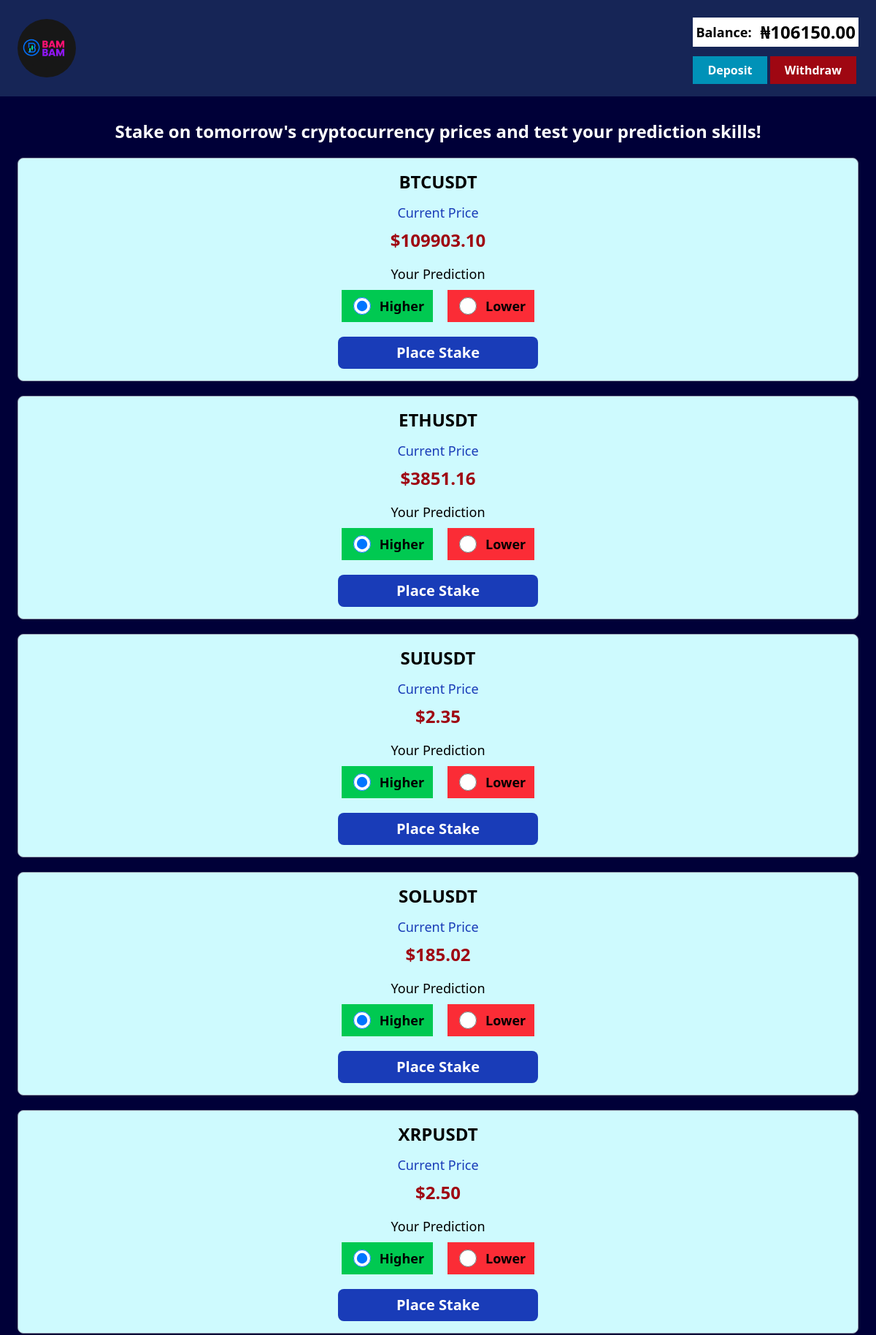
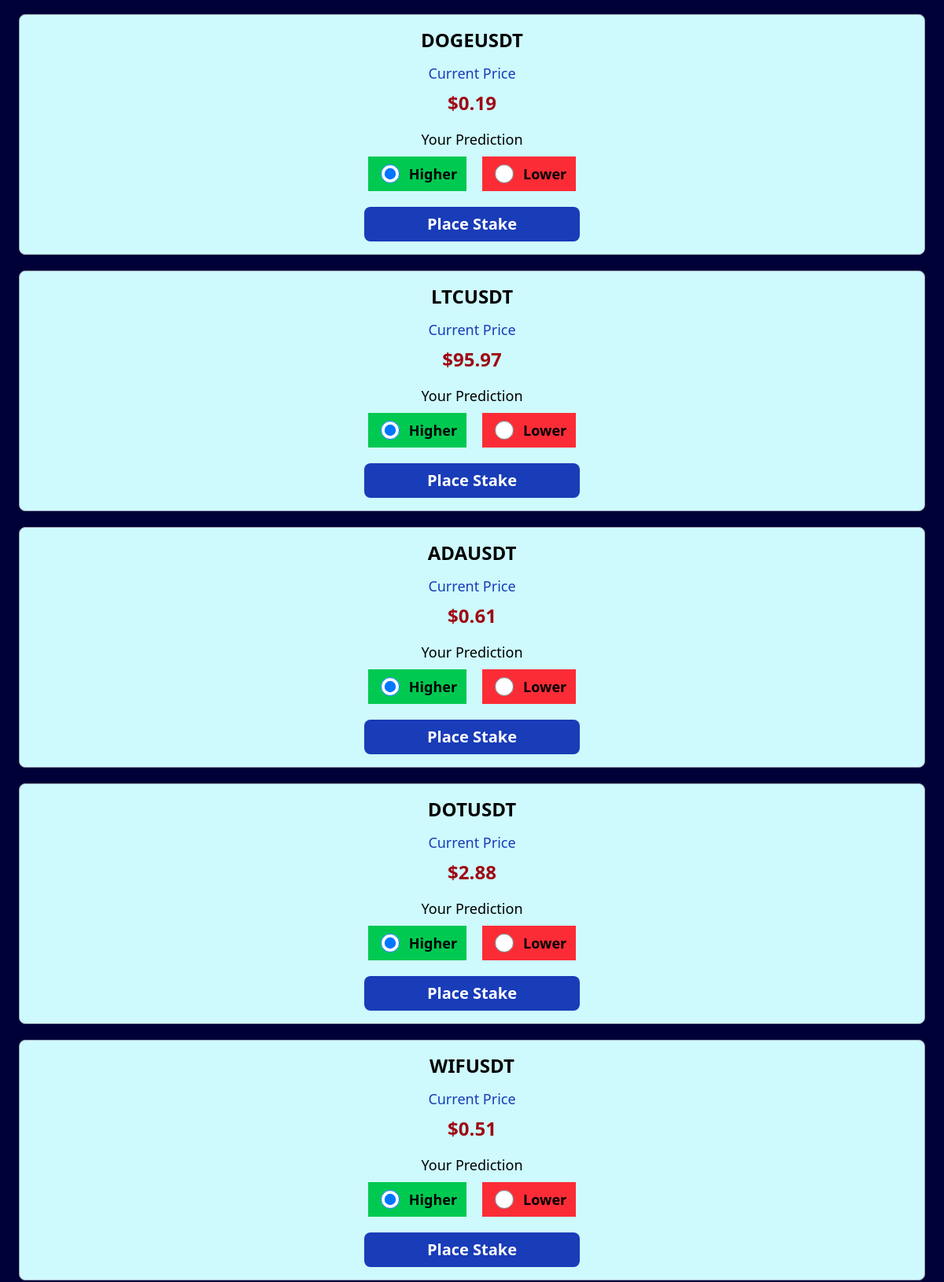
/feed/ (signed in, upper part), run on the app's committed database (2 pictures, top to bottom).
### base/models.py (models this page shows, shortened)
class UserProfile(models.Model):
    user = models.OneToOneField(User, on_delete=models.CASCADE)
    balance = models.DecimalField(max_digits=10, decimal_places=2, default=0.00)
    winning = models.DecimalField(max_digits=10, decimal_places=2, default=0.00)
    referal_earning = models.DecimalField(max_digits=10, decimal_places=2, default=0.00)
    date_joined = models.DateTimeField(auto_now_add=True)
    investment = models.DecimalField(max_digits=10, decimal_places=2, default=0.00)
    interest = models.DecimalField(max_digits=10, decimal_places=2, default=0.00)
    last_interest_update = models.DateField(null=True, blank=True)

class DailyMarketData(models.Model):
    symbol = models.CharField(max_length=20, help_text="Symbol of the cryptocurrency, e.g., BTCUSDT")
    close = models.DecimalField(max_digits=10, decimal_places=2)
    created_at = models.DateTimeField(auto_now_add=True)

### base/views.py (the view, shortened to what this page needs)
# urls.py: path("feed/", feed, name="feed"),
@login_required(login_url="base:login")
def feed(request):
    market_data = DailyMarketData.objects.all()
    user = request.user
    user_predictions = Prediction.objects.filter(user=user, status='inplay')
    userprofile = UserProfile.objects.get(user=user)
    prediction_symbol = [sym.symbol for sym in user_predictions]
    context = {
        "market_data" :  market_data,
        'prediction_symbols' : prediction_symbol,
    }
    return render(request, "base/feed.html", context)

### base/templatetags/math_filters.py (called while the page is built)
@register.filter
def add(value, arg):
    return value + arg

### base/templates/base/feed.html (shortened to what this page needs)
{% extends "base/main.html" %} {% block content %}
<main>
  <section class="mt-35 p-6 mb-20">
    <h1 class="text-center font-bold text-2xl text-white">
      Stake on tomorrow's cryptocurrency prices and test your prediction skills!
    </h1>
    {% for market in market_data %}
    <form
      class="border border-gray-400 p-4 flex justify-center flex-col items-center gap-3 mt-5 rounded-lg bg-cyan-100"
      action=""
      method="POST"
    >
      <h1 class="text-2xl font-black">{{market.symbol}}</h1>
      <div class="gap-2 flex flex-col items-center">
        <span class="text-lg text-blue-800">Current Price</span>
        <h1 class="text-2xl text-red-800 font-bold">${{market.close}}</h1>
      </div>
      <div class="flex items-center flex-col gap-2 mt-1">
        <span class="text-lg">Your Prediction</span>
        <div class="flex gap-5 items-center">
          <span
            class="flex items-center gap-2 text-lg font-bold bg-green-500 px-3 py-2 justify-center"
          >
            <input
              class="w-8 bg-amber-500 h-6"
              type="radio"
              name="prediction"
              value="higher"
              checked
            />
            Higher
          </span>
          <span
            class="flex items-center gap-2 text-lg font-bold bg-red-500 px-3 py-2 justify-center"
          >
            <input
              class="w-8 bg-amber-500 h-6"
              type="radio"
              name="prediction"
              value="lower"
            />
            Lower
          </span>
        </div>
      </div>
      {% if market.symbol not in prediction_symbols %}
      <input
        class="bg-blue-800 text-xl px-20 mt-2 py-2 text-white font-bold rounded-lg"
        type="submit"
        j
        value="Place Stake"
      />
      {% endif %}
    </form>
    {% endfor %}
  </section>
</main>
{% endblock content %}

### base/templates/base/header.html (shortened to what this page needs)
{% load static %}
{% load math_filters %}
{% if request.user.is_authenticated %}
  <header class="flex justify-between p-6 items-center bg-blue-950 fixed top-0 right-0 left-0 mb-10">
            <div>
                <a href="{% url "base:home" %}">
                    <img class="w-20 rounded-full" src="{% static "images/logo.png" %}" alt="" srcset="">
                </a>
            </div>
            <div class="flex gap-3 flex-col">
                <div class="flex gap-3 bg-white p-1 items-center justify-center">
                    <span class="font-black text-lg">Balance:</span>
                    <span class="text-2xl font-black">&#8358;{{ request.user.userprofile.balance|add:request.user.userprofile.interest }}</span>
                </div>
                <div class="mt-2">
                    <a class="bg-cyan-600 px-5 py-2 font-black text-white" href="{% url "base:deposit" %}">Deposit</a>
                    <a class="bg-red-800 px-5 py-2 font-black text-white" href="{% url "base:withdraw" %}">Withdraw</a>
                </div>
            </div>
</header>
{% endif %}

### base/static/src/style.css (style rules this page uses)
body { background-color: rgb(0, 0, 56); position: relative; }

### data on the page
DailyMarketData: symbol "BTCUSDT", close "109903.10"
DailyMarketData: symbol "ETHUSDT", close "3851.16"
DailyMarketData: symbol "SUIUSDT", close "2.35"
DailyMarketData: symbol "SOLUSDT", close "185.02"
DailyMarketData: symbol "XRPUSDT", close "2.50"
DailyMarketData: symbol "DOGEUSDT", close "0.19"
DailyMarketData: symbol "LTCUSDT", close "95.97"
DailyMarketData: symbol "ADAUSDT", close "0.61"
DailyMarketData: symbol "DOTUSDT", close "2.88"
DailyMarketData: symbol "WIFUSDT", close "0.51"

### other printed values
{{ request.user.userprofile.balance|add:request.user.userprofile.interest }} "106150.00"
